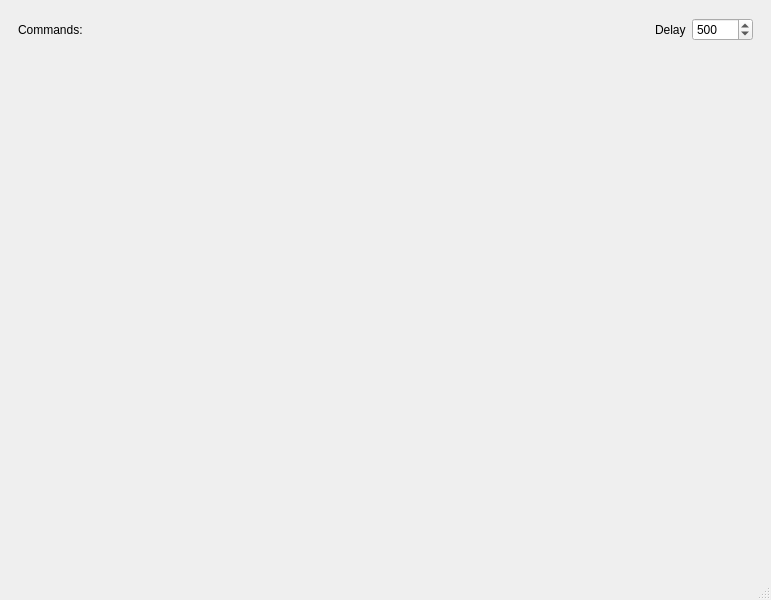
<?xml version="1.0" encoding="UTF-8"?>
<ui version="4.0">
 <class>MainWindow</class>
 <widget class="QMainWindow" name="MainWindow">
  <property name="geometry">
   <rect>
    <x>0</x>
    <y>0</y>
    <width>771</width>
    <height>600</height>
   </rect>
  </property>
  <property name="focusPolicy">
   <enum>Qt::StrongFocus</enum>
  </property>
  <property name="windowTitle">
   <string>SNEK</string>
  </property>
  <widget class="QWidget" name="centralwidget">
   <layout class="QVBoxLayout" name="verticalLayout">
    <item>
     <widget class="QWidget" name="widget" native="true">
      <property name="sizePolicy">
       <sizepolicy hsizetype="Preferred" vsizetype="Maximum">
        <horstretch>0</horstretch>
        <verstretch>0</verstretch>
       </sizepolicy>
      </property>
      <layout class="QHBoxLayout" name="horizontalLayout_2">
       <item>
        <layout class="QHBoxLayout" name="horizontalLayout">
         <item>
          <widget class="QLabel" name="label_2">
           <property name="text">
            <string>Commands:</string>
           </property>
          </widget>
         </item>
         <item>
          <widget class="QLabel" name="commandsWidget">
           <property name="text">
            <string/>
           </property>
          </widget>
         </item>
         <item>
          <spacer name="horizontalSpacer">
           <property name="orientation">
            <enum>Qt::Horizontal</enum>
           </property>
           <property name="sizeHint" stdset="0">
            <size>
             <width>40</width>
             <height>20</height>
            </size>
           </property>
          </spacer>
         </item>
         <item>
          <widget class="QLabel" name="label">
           <property name="text">
            <string>Delay</string>
           </property>
          </widget>
         </item>
         <item>
          <widget class="QSpinBox" name="delay">
           <property name="minimum">
            <number>10</number>
           </property>
           <property name="maximum">
            <number>10000</number>
           </property>
           <property name="value">
            <number>500</number>
           </property>
          </widget>
         </item>
        </layout>
       </item>
      </layout>
     </widget>
    </item>
    <item>
     <widget class="CanvasWidget" name="canvas" native="true"/>
    </item>
   </layout>
  </widget>
  <widget class="QMenuBar" name="menubar">
   <property name="geometry">
    <rect>
     <x>0</x>
     <y>0</y>
     <width>771</width>
     <height>21</height>
    </rect>
   </property>
  </widget>
  <widget class="QStatusBar" name="statusbar"/>
 </widget>
 <customwidgets>
  <customwidget>
   <class>CanvasWidget</class>
   <extends>QWidget</extends>
   <header>CanvasWidget.h</header>
   <container>1</container>
  </customwidget>
 </customwidgets>
 <resources/>
 <connections>
  <connection>
   <sender>delay</sender>
   <signal>editingFinished()</signal>
   <receiver>canvas</receiver>
   <slot>setFocus()</slot>
   <hints>
    <hint type="sourcelabel">
     <x>705</x>
     <y>43</y>
    </hint>
    <hint type="destinationlabel">
     <x>732</x>
     <y>133</y>
    </hint>
   </hints>
  </connection>
 </connections>
</ui>
